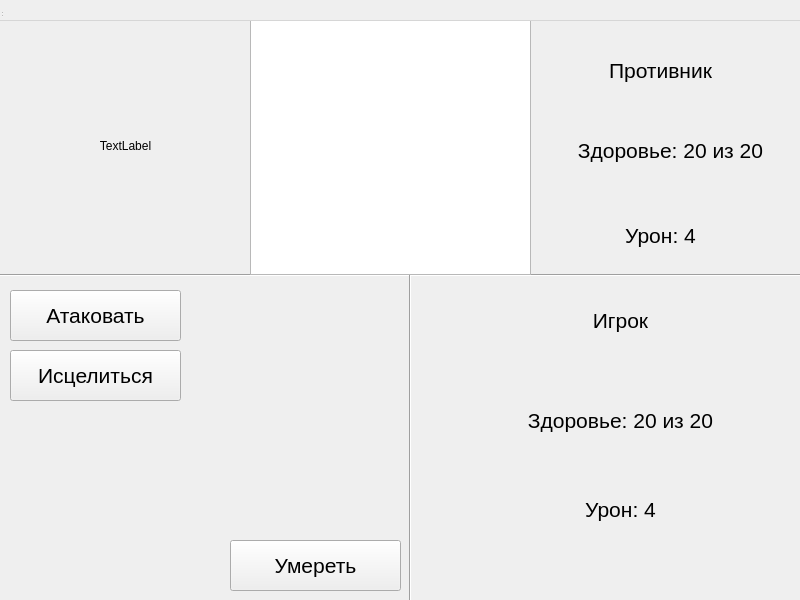
<?xml version="1.0" encoding="UTF-8"?>
<ui version="4.0">
 <class>MainWindow</class>
 <widget class="QWidget" name="MainWindow">
  <property name="geometry">
   <rect>
    <x>0</x>
    <y>0</y>
    <width>800</width>
    <height>600</height>
   </rect>
  </property>
  <property name="minimumSize">
   <size>
    <width>800</width>
    <height>600</height>
   </size>
  </property>
  <property name="maximumSize">
   <size>
    <width>800</width>
    <height>600</height>
   </size>
  </property>
  <property name="windowTitle">
   <string>Игровое меню</string>
  </property>
  <widget class="QWidget" name="centralwidget" native="true">
   <property name="geometry">
    <rect>
     <x>0</x>
     <y>0</y>
     <width>800</width>
     <height>600</height>
    </rect>
   </property>
   <property name="sizePolicy">
    <sizepolicy hsizetype="Fixed" vsizetype="Fixed">
     <horstretch>0</horstretch>
     <verstretch>0</verstretch>
    </sizepolicy>
   </property>
   <widget class="Line" name="line_3">
    <property name="geometry">
     <rect>
      <x>0</x>
      <y>250</y>
      <width>801</width>
      <height>51</height>
     </rect>
    </property>
    <property name="orientation">
     <enum>Qt::Horizontal</enum>
    </property>
   </widget>
   <widget class="Line" name="line_4">
    <property name="geometry">
     <rect>
      <x>400</x>
      <y>270</y>
      <width>21</width>
      <height>351</height>
     </rect>
    </property>
    <property name="orientation">
     <enum>Qt::Vertical</enum>
    </property>
   </widget>
   <widget class="QTextBrowser" name="textBrowser">
    <property name="geometry">
     <rect>
      <x>250</x>
      <y>20</y>
      <width>281</width>
      <height>255</height>
     </rect>
    </property>
   </widget>
   <widget class="QLabel" name="enemyName">
    <property name="geometry">
     <rect>
      <x>540</x>
      <y>40</y>
      <width>241</width>
      <height>61</height>
     </rect>
    </property>
    <property name="font">
     <font>
      <family>MS Sans Serif</family>
      <pointsize>16</pointsize>
     </font>
    </property>
    <property name="text">
     <string>Противник</string>
    </property>
    <property name="alignment">
     <set>Qt::AlignCenter</set>
    </property>
   </widget>
   <widget class="QLabel" name="enemyHp">
    <property name="geometry">
     <rect>
      <x>550</x>
      <y>120</y>
      <width>241</width>
      <height>61</height>
     </rect>
    </property>
    <property name="font">
     <font>
      <family>MS Sans Serif</family>
      <pointsize>16</pointsize>
     </font>
    </property>
    <property name="text">
     <string>Здоровье: 20 из 20</string>
    </property>
    <property name="alignment">
     <set>Qt::AlignCenter</set>
    </property>
   </widget>
   <widget class="QLabel" name="enemyDamage">
    <property name="geometry">
     <rect>
      <x>540</x>
      <y>210</y>
      <width>241</width>
      <height>51</height>
     </rect>
    </property>
    <property name="font">
     <font>
      <family>MS Sans Serif</family>
      <pointsize>16</pointsize>
     </font>
    </property>
    <property name="text">
     <string>Урон: 4</string>
    </property>
    <property name="alignment">
     <set>Qt::AlignCenter</set>
    </property>
   </widget>
   <widget class="QLabel" name="playerName">
    <property name="geometry">
     <rect>
      <x>480</x>
      <y>290</y>
      <width>281</width>
      <height>61</height>
     </rect>
    </property>
    <property name="font">
     <font>
      <family>MS Sans Serif</family>
      <pointsize>16</pointsize>
     </font>
    </property>
    <property name="text">
     <string>Игрок</string>
    </property>
    <property name="alignment">
     <set>Qt::AlignCenter</set>
    </property>
   </widget>
   <widget class="QLabel" name="playerHp">
    <property name="geometry">
     <rect>
      <x>480</x>
      <y>390</y>
      <width>281</width>
      <height>61</height>
     </rect>
    </property>
    <property name="font">
     <font>
      <family>MS Sans Serif</family>
      <pointsize>16</pointsize>
     </font>
    </property>
    <property name="text">
     <string>Здоровье: 20 из 20</string>
    </property>
    <property name="alignment">
     <set>Qt::AlignCenter</set>
    </property>
   </widget>
   <widget class="QLabel" name="playerDamage">
    <property name="geometry">
     <rect>
      <x>480</x>
      <y>479</y>
      <width>281</width>
      <height>61</height>
     </rect>
    </property>
    <property name="font">
     <font>
      <family>MS Sans Serif</family>
      <pointsize>16</pointsize>
     </font>
    </property>
    <property name="text">
     <string>Урон: 4</string>
    </property>
    <property name="alignment">
     <set>Qt::AlignCenter</set>
    </property>
   </widget>
   <widget class="QPushButton" name="attackButton">
    <property name="geometry">
     <rect>
      <x>10</x>
      <y>290</y>
      <width>171</width>
      <height>51</height>
     </rect>
    </property>
    <property name="sizePolicy">
     <sizepolicy hsizetype="Fixed" vsizetype="Fixed">
      <horstretch>0</horstretch>
      <verstretch>0</verstretch>
     </sizepolicy>
    </property>
    <property name="font">
     <font>
      <family>MS Sans Serif</family>
      <pointsize>16</pointsize>
     </font>
    </property>
    <property name="text">
     <string>Атаковать</string>
    </property>
   </widget>
   <widget class="QPushButton" name="healButton">
    <property name="geometry">
     <rect>
      <x>10</x>
      <y>350</y>
      <width>171</width>
      <height>51</height>
     </rect>
    </property>
    <property name="font">
     <font>
      <family>MS Sans Serif</family>
      <pointsize>16</pointsize>
     </font>
    </property>
    <property name="text">
     <string>Исцелиться</string>
    </property>
   </widget>
   <widget class="QLabel" name="enemyPicture">
    <property name="geometry">
     <rect>
      <x>0</x>
      <y>20</y>
      <width>251</width>
      <height>251</height>
     </rect>
    </property>
    <property name="text">
     <string>TextLabel</string>
    </property>
    <property name="alignment">
     <set>Qt::AlignCenter</set>
    </property>
   </widget>
   <widget class="QPushButton" name="deathButton">
    <property name="geometry">
     <rect>
      <x>230</x>
      <y>540</y>
      <width>171</width>
      <height>51</height>
     </rect>
    </property>
    <property name="sizePolicy">
     <sizepolicy hsizetype="Fixed" vsizetype="Fixed">
      <horstretch>0</horstretch>
      <verstretch>0</verstretch>
     </sizepolicy>
    </property>
    <property name="font">
     <font>
      <pointsize>16</pointsize>
     </font>
    </property>
    <property name="text">
     <string>Умереть</string>
    </property>
   </widget>
  </widget>
  <widget class="QMenuBar" name="menubar">
   <property name="geometry">
    <rect>
     <x>0</x>
     <y>0</y>
     <width>800</width>
     <height>21</height>
    </rect>
   </property>
  </widget>
  <widget class="QStatusBar" name="statusbar">
   <property name="geometry">
    <rect>
     <x>0</x>
     <y>0</y>
     <width>3</width>
     <height>18</height>
    </rect>
   </property>
  </widget>
 </widget>
 <resources/>
 <connections/>
</ui>
